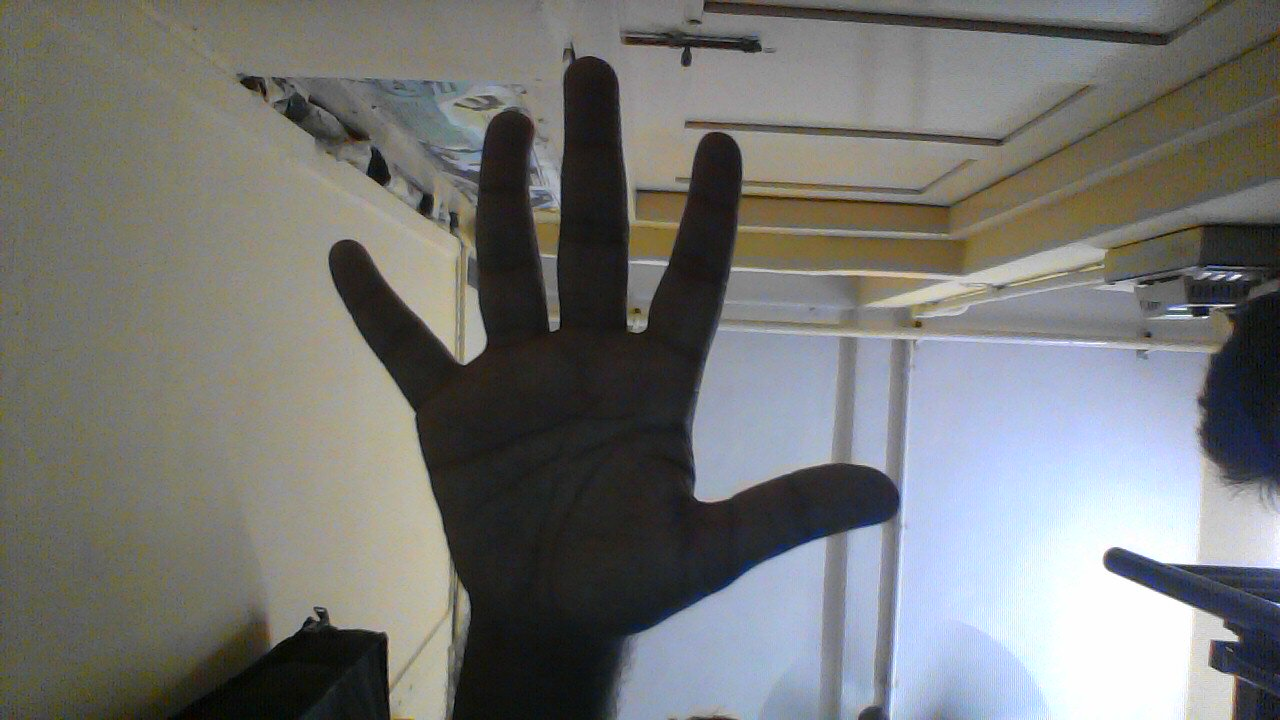
%> input picture 5_fingers.jpg, 1280 x 720 px
$ octave m9.m   (GNU Octave 9; MATLAB toolbox functions it lacks are replaced by stand-ins)
%> lines starting %> are read from the running program, lines starting %| are printed output that depends on the picture; in (x1, y1, x2, y2) boxes, pixels count from 0 and x2, y2 are one past the last pixel; in counts of white or black regions, pixels touching at a corner belong together; the program's own positions count from 1
I = imread('5_fingers.jpg');
%> I is the input picture: size 720x1280x3 uint8; mean R, G, B 117.4, 118.2, 116.1
J = rgb2gray(I);

background = imopen(J,strel('disk',15));
I2 = J + background;

I3 = imadjust(I2);

level=70/255;
max_area = 10000;
bw = im2bw(I3,level);
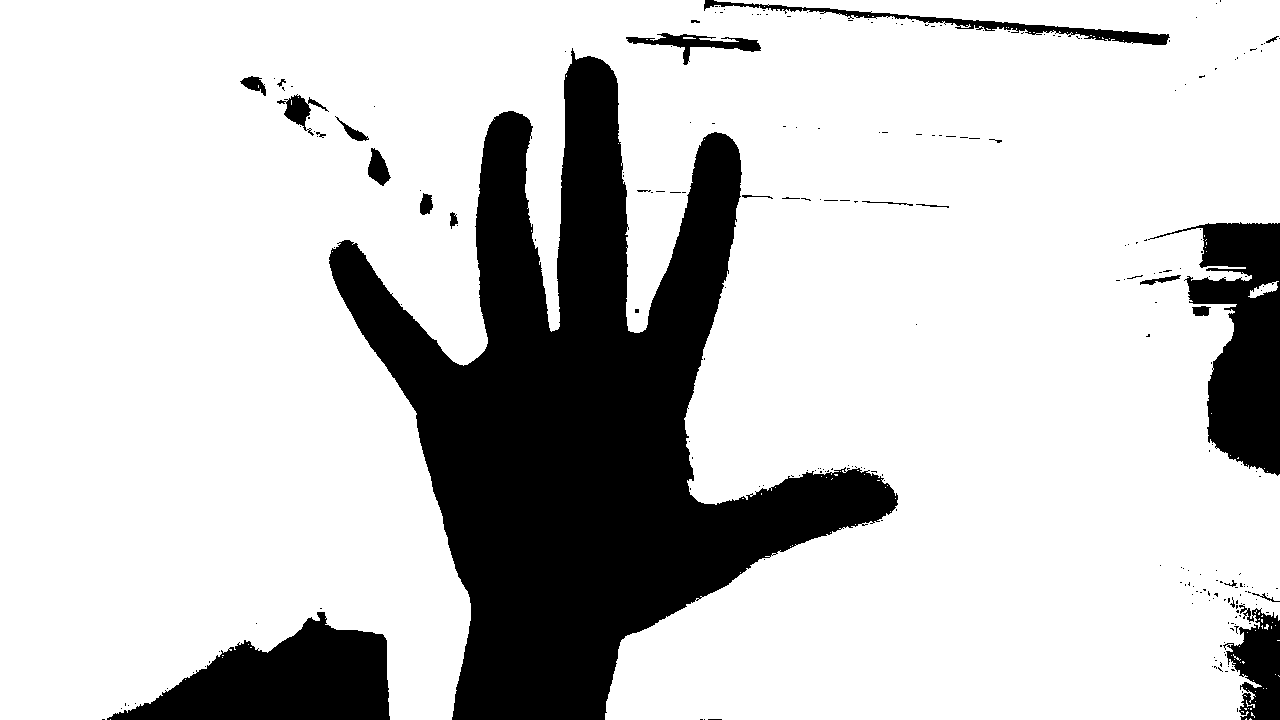
%> bw: size 720x1280 logical; 79.1% white; 252 black regions (225 under 20 px), largest, box (x1, y1, x2, y2) and area: (329, 48, 898, 720) 147664, (107, 612, 390, 720) 17349, (1148, 222, 1280, 476) 16007
wb= imcomplement(bw);
wb=bwareaopen(wb,max_area);
%> wb: size 720x1280 logical; 19.6% white; 3 white regions
%figure;imshow(bw);
cc=bwconncomp(wb);
%> cc = 3 connected components
graindata = regionprops(cc);
%> graindata = 3 regions; box (x1, y1, x2, y2), Area and Centroid: (329, 48, 898, 720) 147664 [582.8 424.7], (107, 612, 390, 720) 17349 [285.4 682.1], (1148, 222, 1280, 476) 16007 [1245.3 343.1]
area1=[graindata.Area];
%> area1 = [17349 147664 16007]
area1
%> area1 = [17349 147664 16007]
if cc.NumObjects>1
    max_area=max(area1)-1000;
%> max_area = 146664
    wb=bwareaopen(wb,max_area);
%> wb: size 720x1280 logical; 16% white; 1 white region
    cc=bwconncomp(wb);
%> cc = 1 connected component
    %cc.NumObjects
end
graindata = regionprops(cc);
%> graindata = 1 region; box (x1, y1, x2, y2), Area and Centroid: (329, 48, 898, 720) 147664 [582.8 424.7]
area1=[graindata.Area];
%> area1 = 147664

    cent = [graindata.Centroid];
%> cent = [582.8 424.7]
    out = wb;
    stats=regionprops(out,'Centroid');
%> stats = 1 region; Centroid: [582.8 424.7]
    if length(stats)

    cx=cent(1);
%> cx = 582.8
    cy=cent(2);
%> cy = 424.7

    %find the nearest countour point
    boundary=bwboundaries(out);
%> boundary = 44 boundaries; largest, box (x1, y1, x2, y2) and points: (329, 48, 898, 720) 3302, (765, 556, 770, 557) 9, (842, 470, 846, 473) 9, (772, 553, 776, 555) 8, (834, 474, 838, 476) 8
    minDist=2*640*640;
    mx=cx;
%> mx = 582.8
    my=cy;
%> my = 424.7
    bImg=uint8(zeros(480,640));

    for i=1:length(boundary)
        cell=boundary{i,1};
        for j=1:length(cell)
            y=cell(j,1);
            x=cell(j,2);

            sqrDist=(cx-x)*(cx-x)+(cy-y)*(cy-y);
            bImg(x,y)=255;

            if(sqrDist<minDist)
                minDist=sqrDist;
                mx=x;
                my=y;
            end
        end
    end
%> this loop made 44 passes
%> cell on passes 2 to 9: [252 333; 252 333], [245 353; 245 353], [120 495; 120 495], [209 528; 209 528], [231 532; 232 532; 231 532], [76 567; 77 567; 76 567], [144 619; 144 619], [164 622; 165 622; 166 622; 165 622; 164 622]
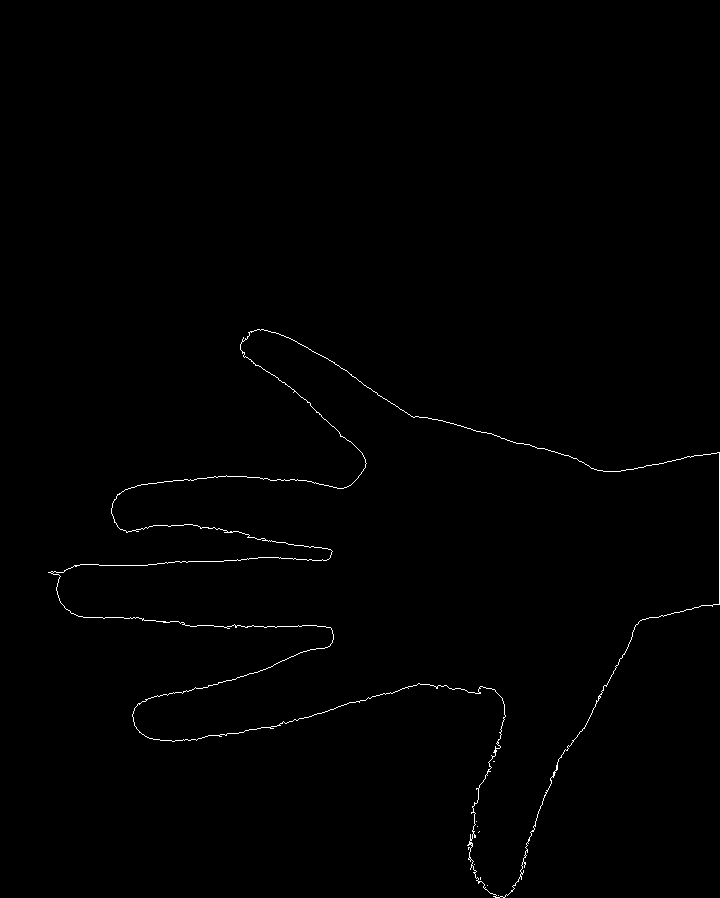
%> bImg: size 898x720 uint8; 0.52% white in thin lines or dots, all inside (x1, y1, x2, y2) = (48, 329, 720, 898)
%> after the loop, minDist = 9349.2; mx = 552; my = 333

    sed=strel('disk',round(sqrt(minDist)/2));
%> sed = {Dimensionality 2}
    final=imerode(out,sed);
%> final: size 720x1280 logical; 4.5% white; 1 white region, box (x1, y1, x2, y2) and area: (464, 362, 693, 720) 41488
    final=imdilate(final,sed);
%> final: size 720x1280 logical; 9.8% white; 1 white region, box (x1, y1, x2, y2) and area: (417, 315, 740, 720) 90484
    final=out-final;
%> final: size 720x1280 double; values 0 (black) and 1 (white), 6.2% white; 66 white regions (59 under 20 px), largest, box (x1, y1, x2, y2) and area: (557, 48, 629, 330) 15885, (643, 132, 742, 383) 11724, (475, 111, 550, 346) 11643

    final=bwareaopen(final,200);
%> final: size 720x1280 logical; 6.2% white; 5 white regions, box (x1, y1, x2, y2) and area: (557, 48, 629, 330) 15885, (643, 132, 742, 383) 11724, (475, 111, 550, 346) 11643, (708, 467, 898, 589) 9891, (329, 240, 463, 413) 7828
	final=imerode(final,strel('disk',5));
%> final: size 720x1280 logical; 4.9% white; 6 white regions (1 under 20 px), largest, box (x1, y1, x2, y2) and area: (561, 61, 623, 320) 13131, (651, 137, 737, 364) 9333, (480, 115, 544, 335) 9301, (723, 474, 893, 566) 7395, (334, 244, 449, 400) 5910
    final=bwareaopen(final,400);
%> final: size 720x1280 logical; 4.9% white; 5 white regions

    [L,num]=bwlabel(final,8);
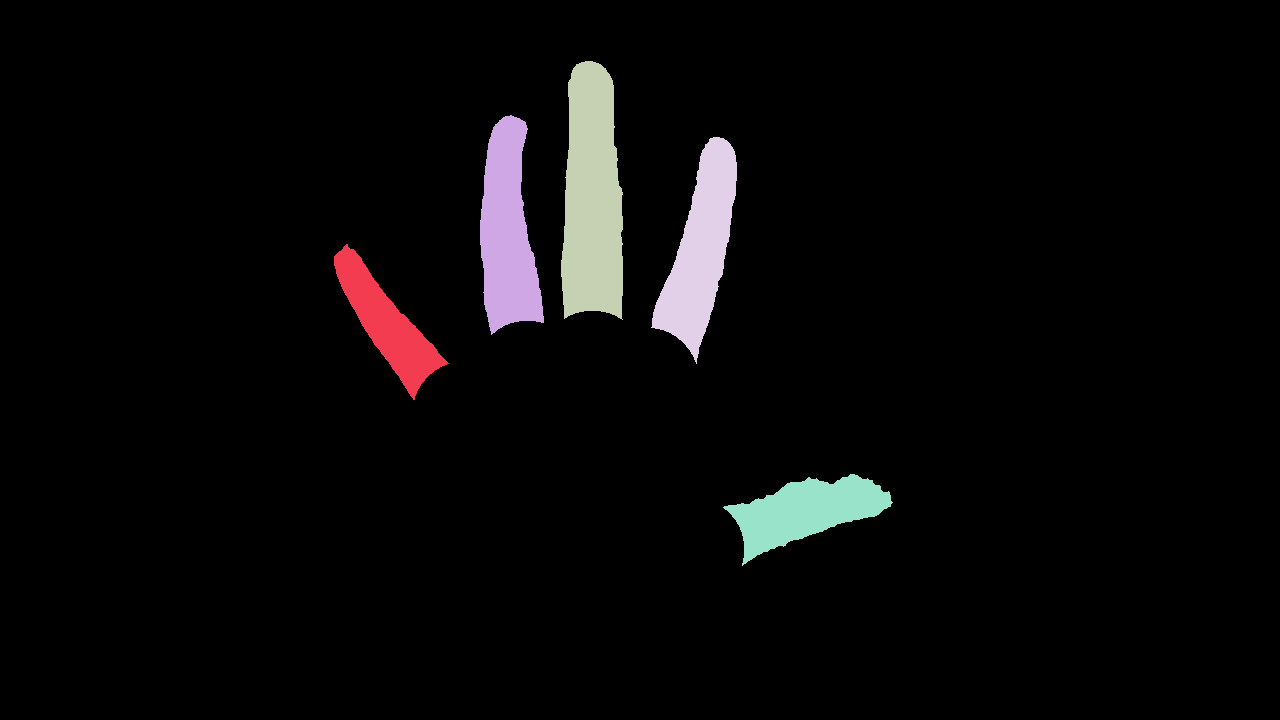
%> L: size 720x1280 double; 6 distinct labels, from 0 to 5; one colour per label, 0 black
%> num = 5
    final=imclearborder(final,8);
    [m n]=size(final);

    c1 = bwconncomp(final);
%> c1 = 5 connected components
    c1.NumObjects;
    g1 = regionprops(c1);
%> g1 = 5 regions; box (x1, y1, x2, y2), Area and Centroid: (561, 61, 623, 320) 13131 [592.8 198.6], (651, 137, 737, 364) 9333 [701.1 250.2], (480, 115, 544, 335) 9301 [507.9 233.1], (723, 474, 893, 566) 7395 [806.2 512], (334, 244, 449, 400) 5910 [387.4 324.2]
    are = [g1.Area]
%> are = [5910 9301 13131 9333 7395]
    are_sorted = sort(are);
%> are_sorted = [5910 7395 9301 9333 13131]
    mt = zeros(1,5);
    if length(are_sorted)==5
        mt = ones(1,5);
    end
    if isempty(are_sorted)
        mt=zeros(1,5);
    end

    pts = zeros(2,6);
    pts(1:2,1)=[cx,cy];

    ind = 2;
    flag =0;
    imshow(final);hold on;
    for idx=1:c1.NumObjects
        gr = false(size(wb));
        gr(c1.PixelIdxList{idx})= true;
        for i=1:m-1
            for j=1:n-1
                if gr(i,j)==1
                    pts(1:2,ind)=[i j];
                    viscircles([j i],2);
                    ind=ind+1;
                    flag=1;
                    break
                end
            end
            if flag==1
                flag=0;
                break
            end
        end
    end
%> this loop made 5 passes
%> gr: size 720x1280 logical; 0.8% white; 1 white region, box (x1, y1, x2, y2) and area: (723, 474, 893, 566) 7395
%> after the loop, flag = 0; ind = 7; pts = [582.8 245 116 62 138 475; 424.7 347 511 586 714 851]
    viscircles([cx cy],10);
    for ii=2:c1.NumObjects+1
        line([cx,pts(2,ii)],[cy,pts(1,ii)]);
    end
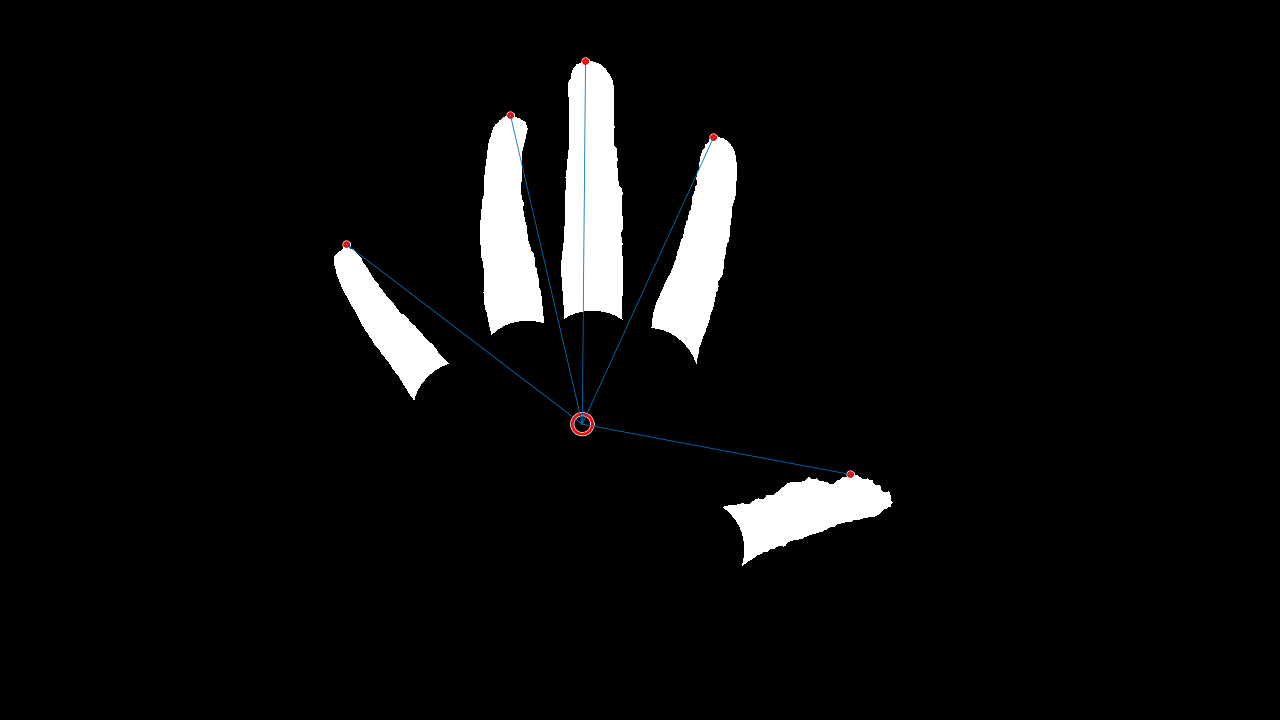
%> figure redrawn from the program's plot data
    %imshow(final);
else
    imshow(out);
    end

cc.NumObjects;

$ run again, with 3_fingers.jpg copied over 5_fingers.jpg
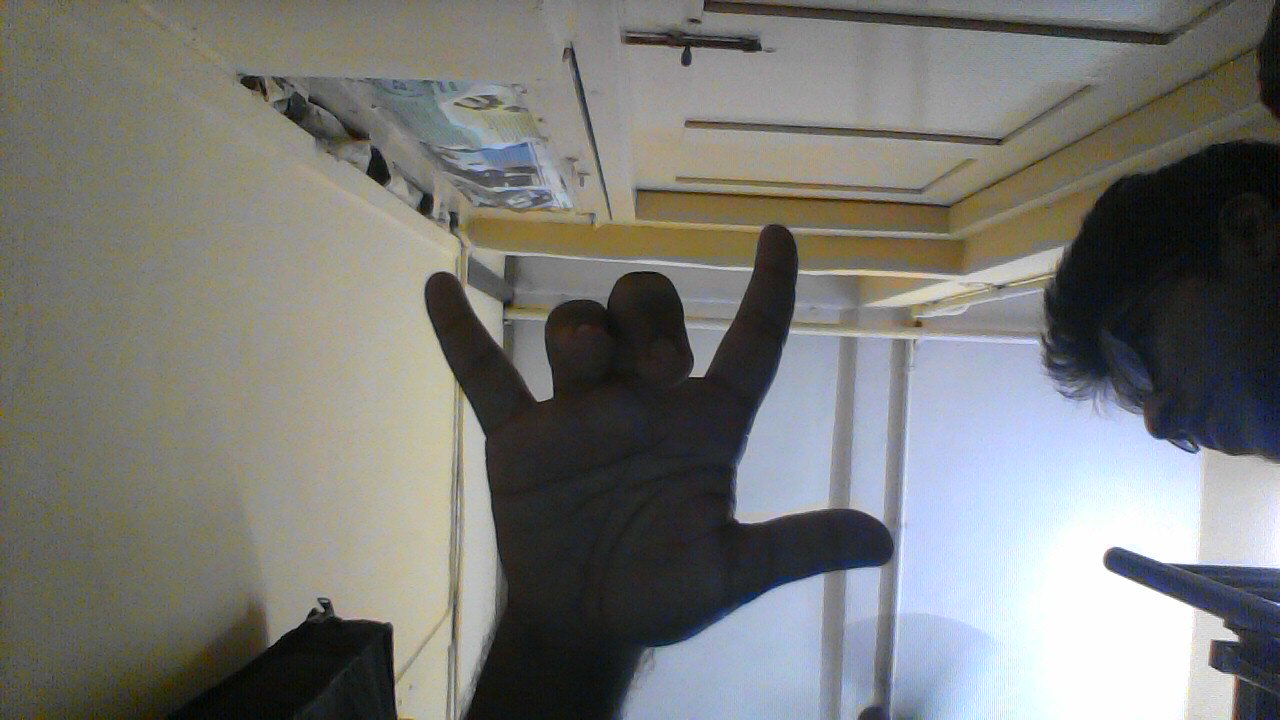
%> input picture 3_fingers.jpg, 1280 x 720 px
%> I is the input picture: size 720x1280x3 uint8; mean R, G, B 120.8, 121.4, 118
%> bw: size 720x1280 logical; 79.7% white; 308 black regions (290 under 20 px), largest, box (x1, y1, x2, y2) and area: (426, 225, 889, 720) 106265, (1046, 140, 1280, 443) 51295, (92, 603, 397, 720) 19585
%> `cc=bwconncomp(wb);`: cc = 3 connected components
%> `graindata = regionprops(cc);`: graindata = 3 regions; box (x1, y1, x2, y2), Area and Centroid: (426, 225, 889, 720) 106265 [626 487.8], (1046, 140, 1280, 443) 51295 [1184.7 288.1], (92, 603, 397, 720) 19585 [285 679.9]
%> `area1=[graindata.Area];`: area1 = [19585 106265 51295]
%> max_area = 105265
%> `cc=bwconncomp(wb);`: cc = 1 connected component
%> `graindata = regionprops(cc);`: graindata = 1 region; box (x1, y1, x2, y2), Area and Centroid: (426, 225, 889, 720) 106265 [626 487.8]
%> `area1=[graindata.Area];`: area1 = 106265
%> cent = [626 487.8]
%> stats = 1 region; Centroid: [626 487.8]
%> cx = 626
%> cy = 487.8
%> boundary = 101 boundaries; largest, box (x1, y1, x2, y2) and points: (426, 225, 889, 720) 2377, (487, 436, 498, 463) 70, (490, 472, 494, 481) 22, (495, 463, 496, 474) 21, (488, 464, 492, 470) 14
%> `mx=cx;`: mx = 626
%> `my=cy;`: my = 487.8
%> the loop `for i=1:length(boundary)` made 101 passes
%> cell on passes 2 to 9: [287 429; 288 429; 287 429], [297 430; 298 430; 299 430; 298 430; 297 430], [305 430; 306 430; 307 430; 306 430; 305 430], [302 431; 302 431], [310 431; 311 431; 310 431], [299 432; 299 432], [303 432; 304 432; 303 432], [288 434; 288 434]
%> after the loop `for i=1:length(boundary)`:
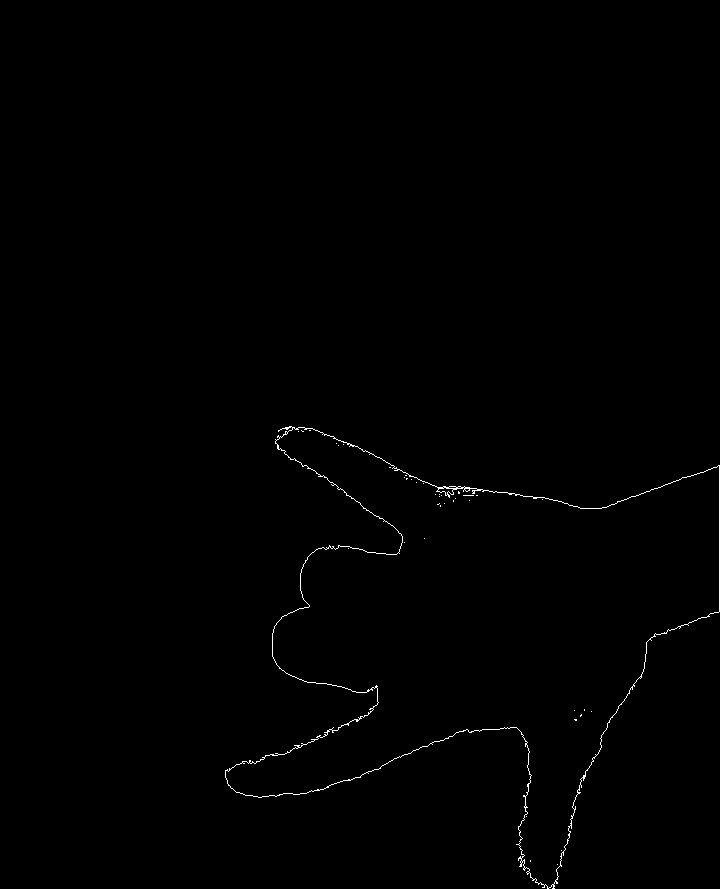
%> bImg: size 889x720 uint8; 0.41% white in thin lines or dots, all inside (x1, y1, x2, y2) = (225, 426, 720, 889)
%> after the loop `for i=1:length(boundary)`: minDist = 10705; mx = 728; my = 505
%> sed = {Dimensionality 2}
%> L: size 720x1280 double; 5 distinct labels, from 0 to 4
%> num = 4
%> c1 = 4 connected components
%> g1 = 4 regions; box (x1, y1, x2, y2), Area and Centroid: (708, 523, 882, 614) 6664 [786.9 557.3], (710, 229, 793, 418) 6256 [760.4 325.7], (434, 282, 540, 438) 5729 [483.1 369.2], (614, 276, 679, 314) 1068 [648.2 290]
%> are = [5729 1068 6664 6256]
%> are_sorted = [1068 5729 6256 6664]
%> the loop `for idx=1:c1.NumObjects` made 4 passes
%> after the loop `for idx=1:c1.NumObjects`: flag = 0; ind = 6; pts = [626 283 277 524 230 0; 487.8 442 636 829 776 0]
%> the loop `for ii=2:c1.NumObjects+1` made 4 passes
%> after the loop `for ii=2:c1.NumObjects+1`:
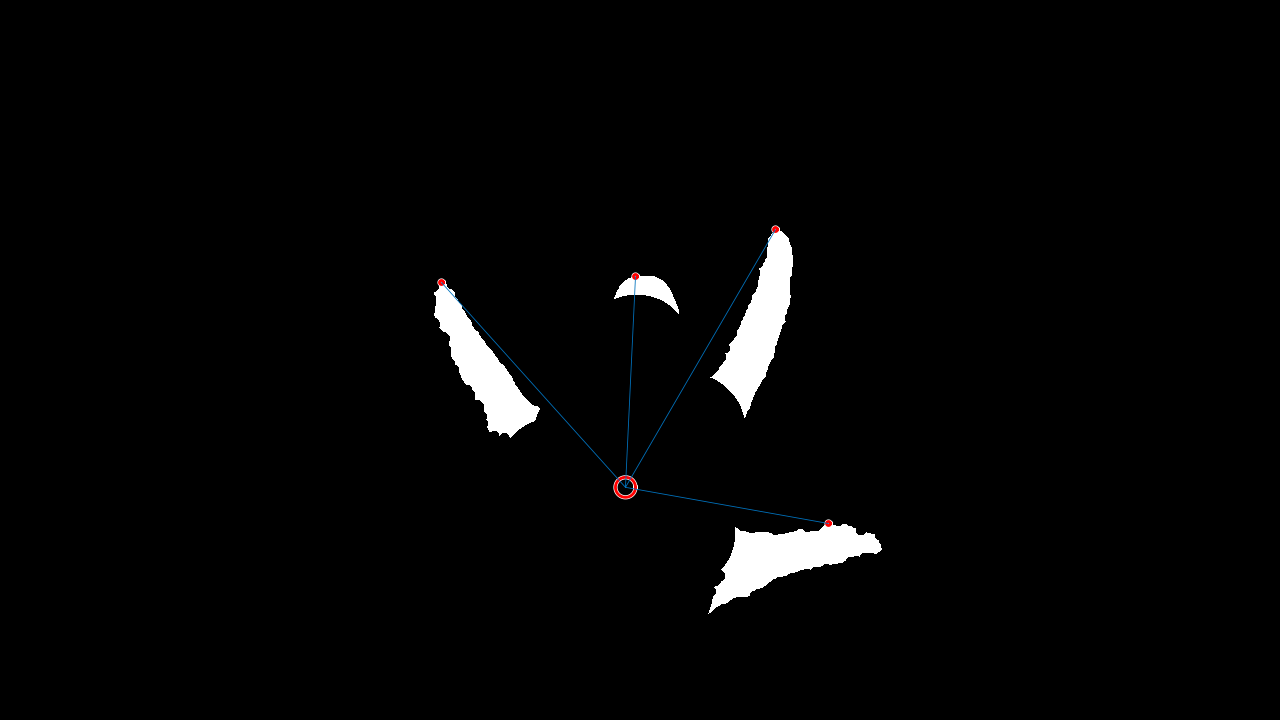
%> figure redrawn from the program's plot data
